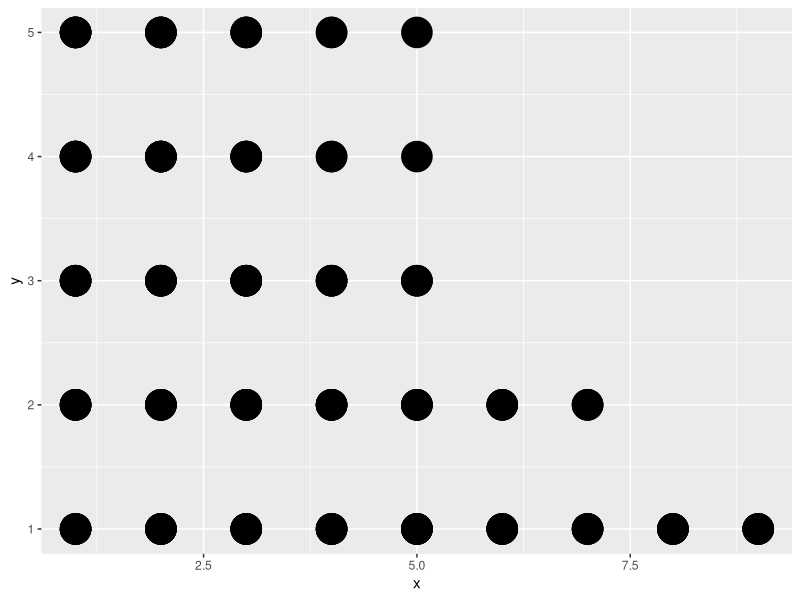

Recreate this plot in R. (Note: this script raises an error after producing the figure.)

#
# https://www.maa.org/press/periodicals/convergence/proofs-without-words-and-beyond-proofs-without-words-20
# https://mathoverflow.net/questions/8846/proofs-without-words
# https://artofproblemsolving.com/wiki/index.php/Proofs_without_words
#


library(ggplot2)
library(gganimate)
library(dplyr)
library(transformr)


dfL = list()
n = 5
for (k in 1:n) {
  x = c()
  y = c()
  for (i in 1:n) {
    if(i <= k) {
      if(i == 1) {
        x = c(x, 1)
        y = c(y, n)
      } else {
        x = c(x, seq(1, i), rep(i, i - 1))
        y = c(y, rep(n - i + 1, i), seq(n, n - i + 2))
      }
    } else {
      x = c(x, seq(1, 2*i - 1))
      y = c(y, rep(n - i + 1, 2*i - 1))
    }
  }
  dfL[[k]] = tibble(x = x, y = y) %>% mutate(state = k)
}

df = bind_rows(dfL)

p = ggplot(df) + geom_point(aes(x = x, y = y), size = 10)

anim = p + transition_states(factor(state))
animate(anim, renderer = gifski_renderer("gganim.gif"))

df1 = tibble(x = c(1, 1, 2, 3, 1, 2, 3, 4, 5), y = c(3, 2, 2, 2, 1, 1, 1, 1, 1), time = 1)
df2 = tibble(x = c(1, 1, 2, 2, 1, 2, 3, 4, 5), y = c(3, 2, 2, 3, 1, 1, 1, 1, 1), time = 2)
df3 = tibble(x = c(1, 1, 2, 2, 1, 2, 3, 3, 3), y = c(3, 2, 2, 3, 1, 1, 1, 3, 2), time = 3)

df = bind_rows(df1, df2, df3)

p = ggplot(df) + geom_point(aes(x = x, y = y), size = 10)
p

anim = p + transition_time(time)
animate(anim, renderer = gifski_renderer("gganim.gif"))

anim = p + transition_states(factor(time))
animate(anim, renderer = gifski_renderer("gganim.gif"))

df = tibble(x = c(0, 1), y = c(0, 0), bcol = c("red", "blue"))
ggplot() + geom_tile(data = df, aes(x = x, y = y, fill = bcol)) 

df1 = tibble(x = c(0, 7, 7, 0), y = c(0, 0, 7, 7), type = "sq")
df2 = tibble(x = c(0, 0, 5), y = c(0, 2, 0), type = "tr1")
df3 = tibble(x = c(0, 5, 5), y = c(2, 2, 0), type = "tr2")
df4 = tibble(x = c(5, 7, 7), y = c(2, 2, 7), type = "tr3")
df5 = tibble(x = c(5, 5, 7), y = c(2, 7, 7), type = "tr4")

df_a1 = bind_rows(df1, df2, df3, df4, df5) %>% mutate(state = "a1")

p = ggplot() + geom_polygon(data = df_a1, aes(x = x, y = y, group = type, fill = type))
p = p + annotate("text", c(2, 0.2, 0.2, 6, 2), c(0.2, 4, 1, 0.2, 1), label = c("a", "a", "b", "b", "c"))
p

df5_a = tibble(x = c(0, 0, 2), y = c(2, 7, 7), type = "tr4")
df_a2 = bind_rows(df1, df2, df3, df4, df5_a) %>% mutate(state = "a2")

df4_a = tibble(x = c(5, 7, 7), y = c(0, 0, 5), type = "tr3")
df_a3 = bind_rows(df1, df2, df3, df4_a, df5_a) %>% mutate(state = "a3")

df3_a = tibble(x = c(2, 7, 7), y = c(7, 7, 5), type = "tr2")
df_a4 = bind_rows(df1, df2, df3_a, df4_a, df5_a) %>% mutate(state = "a4")

df = bind_rows(df_a1, df_a2, df_a3, df_a4)

p = ggplot() + geom_polygon(data = df, aes(x = x, y = y, group = type, fill = type))
p = p + annotate("text", c(2, 0.2, 0.2, 6, 2), c(0.2, 4, 1, 0.2, 1), label = c("a", "a", "b", "b", "c"))
anim = p + transition_states(state)
animate(anim, renderer = gifski_renderer("gganim.gif"))

df = tibble(x = c(0, 2, 2), y = c(0, 0, 3), xt = c(1.5, NA, NA), yt = c(1, NA, NA), 
               lbl = c(NA, NA, "hello"))
p = ggplot(df) + geom_polygon(aes(x = x, y = y), fill = "yellow")
p = p + geom_text(aes(x = x, y = y, label = lbl), size = 10)
p
